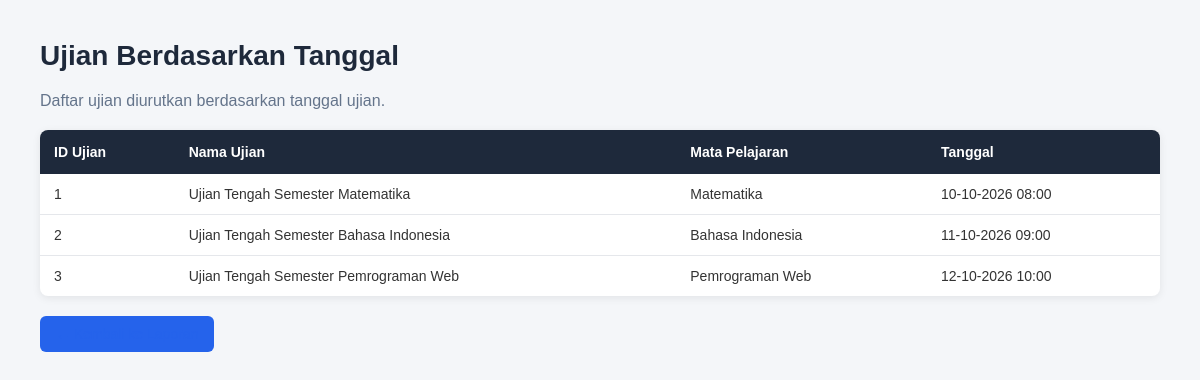
The app's page /laporan/ujian_tanggal.php with its own data.
### tables this page shows
CREATE TABLE `ujian` (
  `id_ujian` int(11) NOT NULL,
  `nama_ujian` varchar(50) NOT NULL,
  `id_matpel` int(11) NOT NULL,
  `tanggal` datetime NOT NULL
);

CREATE TABLE `mata_pelajaran` (
  `id_matpel` int(11) NOT NULL,
  `nama_matpel` varchar(50) NOT NULL
);

### laporan/ujian_tanggal.php (the view, shortened to what this page needs)
<?php
require_once __DIR__ . '/../config/database.php';
$query = "SELECT
            ujian.id_ujian,
            ujian.nama_ujian,
            mata_pelajaran.nama_matpel,
            ujian.tanggal
          FROM ujian
          INNER JOIN mata_pelajaran
              ON ujian.id_matpel = mata_pelajaran.id_matpel
          ORDER BY ujian.tanggal ASC";
$result = mysqli_query($conn, $query);
?>
<!DOCTYPE html>
<html lang="id">
<head>
    <link rel="stylesheet" href="../style.css">
</head>
<body class="crud-page">
    <h2>Ujian Berdasarkan Tanggal</h2>
    <p style="margin-bottom: 20px; color: #64748b;">
        Daftar ujian diurutkan berdasarkan tanggal ujian.
    </p>
    <table>
        <tr>
            <th>ID Ujian</th>
            <th>Nama Ujian</th>
            <th>Mata Pelajaran</th>
            <th>Tanggal</th>
        </tr>
        <?php while ($data = mysqli_fetch_assoc($result)) { ?>
            <tr>
                <td>
                    <?= $data['id_ujian']; ?>
                </td>
                <td>
                    <?= htmlspecialchars($data['nama_ujian']); ?>
                </td>
                <td>
                    <?= htmlspecialchars($data['nama_matpel']); ?>
                </td>
                <td>
                    <?= date(
                        'd-m-Y H:i',
                        strtotime($data['tanggal'])
                    ); ?>
                </td>
            </tr>
        <?php } ?>
    </table>
    <a href=index.php class="btn-back">
    </a>
</body>
</html>

### style.css (style rules this page uses)
* { margin: 0; padding: 0; box-sizing: border-box; }
body { font-family: Arial, Helvetica, sans-serif; background-color: #f4f6f9; color: #333; }
.crud-page { min-height: 100vh; padding: 40px; }
.crud-page h2 { font-size: 28px; margin-bottom: 20px; color: #1e293b; }
.crud-page>a:first-of-type { display: inline-block; padding: 10px 16px; margin-bottom: 20px; background-color: #2563eb; color: white; text-decoration: none; border-radius: 6px; font-size: 14px; transition: 0.2s; }
.crud-page table { width: 100%; border-collapse: collapse; background-color: white; border-radius: 8px; overflow: hidden; box-shadow: 0 2px 8px rgba(0, 0, 0, 0.08); }
.crud-page table th { background-color: #1e293b; color: white; padding: 14px; text-align: left; font-size: 14px; }
.crud-page table td { padding: 12px 14px; border-bottom: 1px solid #e5e7eb; font-size: 14px; }
.crud-page table tr:last-child td { border-bottom: none; }
.crud-page>a:last-child { display: inline-block; margin-top: 20px; color: #2563eb; text-decoration: none; font-size: 14px; }

### records on screen
ujian: id_ujian "1", nama_ujian "Ujian Tengah Semester Matematika", id_matpel.nama_matpel "Matematika", tanggal "10-10-2026 08:00"
ujian: id_ujian "2", nama_ujian "Ujian Tengah Semester Bahasa Indonesia", id_matpel.nama_matpel "Bahasa Indonesia", tanggal "11-10-2026 09:00"
ujian: id_ujian "3", nama_ujian "Ujian Tengah Semester Pemrograman Web", id_matpel.nama_matpel "Pemrograman Web", tanggal "12-10-2026 10:00"
